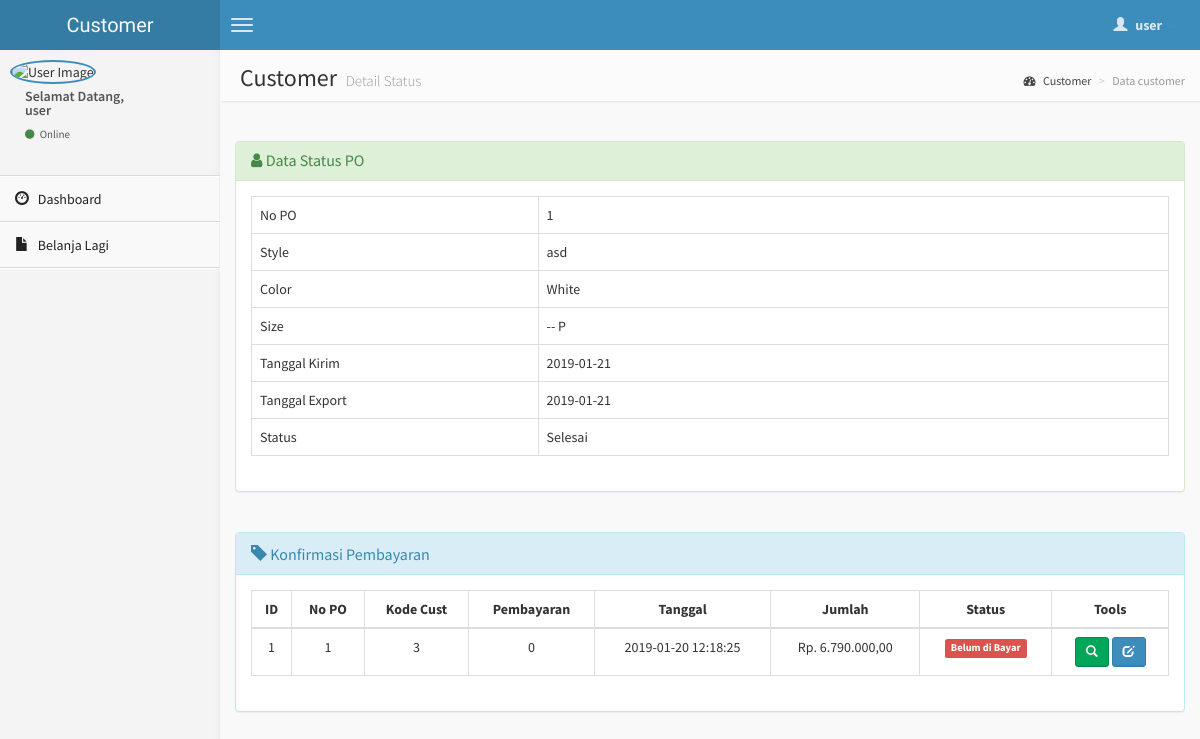
The app's page /customer/status-po.php?hal=status&kd=1 (signed in) with its own data.
### tables this page shows
CREATE TABLE `po` (
  `nopo` varchar(20) NOT NULL,
  `style` varchar(10) NOT NULL,
  `color` varchar(20) NOT NULL,
  `size` varchar(4) NOT NULL,
  `tanggalkirim` date NOT NULL,
  `tanggalexport` date NOT NULL,
  `status` text NOT NULL
);

CREATE TABLE `konfirmasi` (
  `id_kon` int(6) NOT NULL,
  `nopo` varchar(20) NOT NULL,
  `kd_cus` varchar(20) NOT NULL,
  `bayar_via` varchar(20) NOT NULL,
  `tanggal` datetime NOT NULL,
  `jumlah` int(10) NOT NULL,
  `bukti_transfer` text NOT NULL,
  `status` enum('Bayar','Belum') NOT NULL
);

### customer/status-po.php (the view, shortened to what this page needs)
<?php
if (empty($_SESSION['username'])){
	header('location:../index.php');
} else {
?>
<!DOCTYPE html>
<html>
    <head>
        <link href="../assets/dist/css/bootstrap.css" rel="stylesheet" type="text/css" />
        <link href="//cdnjs.cloudflare.com/ajax/libs/font-awesome/4.1.0/css/font-awesome.min.css" rel="stylesheet" type="text/css" />
        <link href="//code.ionicframework.com/ionicons/1.5.2/css/ionicons.min.css" rel="stylesheet" type="text/css" />
        <link href="../assets/css/morris/morris.css" rel="stylesheet" type="text/css" />
        <link href="../assets/css/jvectormap/jquery-jvectormap-1.2.2.css" rel="stylesheet" type="text/css" />
        <link href="../assets/css/datepicker/datepicker3.css" rel="stylesheet" type="text/css" />
        <link href="../assets/css/daterangepicker/daterangepicker-bs3.css" rel="stylesheet" type="text/css" />
        <link href="../assets/css/bootstrap-wysihtml5/bootstrap3-wysihtml5.min.css" rel="stylesheet" type="text/css" />
        <link href="../assets/css/AdminLTE.css" rel="stylesheet" type="text/css" />
        <link rel="stylesheet" href="../assets/datatables/dataTables.bootstrap.css"/>
    </head>
    <body class="skin-blue">
        <header class="header">
            <a href="index.php" class="logo">
                Customer
            </a>
            <nav class="navbar navbar-static-top" role="navigation">
                <a href="#" class="navbar-btn sidebar-toggle" data-toggle="offcanvas" role="button">
                    <span class="icon-bar"></span>
                    <span class="icon-bar"></span>
                    <span class="icon-bar"></span>
                </a>
                <div class="navbar-right">
                    <ul class="nav navbar-nav">
                        <li class="dropdown user user-menu">
                            <a href="#" class="dropdown-toggle" data-toggle="dropdown">
                                <i class="glyphicon glyphicon-user"></i>
                                <span><?php echo $_SESSION['fullname']; ?> <i class="caret"></i></span>
                            </a>
<?php } ?>
                        </li>
                    </ul>
                </div>
            </nav>
        </header>
        <div class="wrapper row-offcanvas row-offcanvas-left">
            <aside class="left-side sidebar-offcanvas">
                <section class="sidebar">
                    <div class="user-panel">
                        <div class="pull-left image">
                            <img src="<?php echo $_SESSION['gambar']; ?>" class="img-circle" alt="User Image" style="border: 2px solid #3C8DBC;" />
                        </div>
                        <div class="pull-left info">
                            <p>Selamat Datang,<br /><?php echo $_SESSION['fullname']; ?></p>
                            <a href="#"><i class="fa fa-circle text-success"></i> Online</a>
                        </div>
                    </div>
                    <?php include "menu.php"; ?>
                </section>
            </aside>
            <aside class="right-side">
                <section class="content-header">
                    <h1>
                        Customer
                        <small>Detail Status</small>
                    </h1>
                    <ol class="breadcrumb">
                        <li><a href="#"><i class="fa fa-dashboard"></i> Customer</a></li>
                        <li class="active">Data customer</li>
                    </ol>
                </section>
            <section class="content">
                <br />
                <div class="row">
                    <div class="col-lg-12">
                        <div class="panel panel-success">
                            <div class="panel-heading">
                            <h3 class="panel-title"><i class="fa fa-user"></i> Data Status PO </h3>
                                </div>
                                <?php
                                $query = mysqli_query($koneksi, "SELECT * FROM po WHERE nopo='$_GET[kd]'");
                                $data  = mysqli_fetch_array($query);
                                ?>
                                <div class="panel-body">
                                <table id="example" class="table table-hover table-bordered">
                                    <tr>
                                    <td>No PO</td>
                                    <td><?php echo $data['nopo']; ?></td>
                                    </tr>
                                    <tr>
                                    <td width="250">Style</td>
                                    <td width="550"><?php echo $data['style']; ?></td>
                                    </tr>
                                    <tr>
                                    <td>Color</td>
                                    <td><?php echo $data['color']; ?></td>
                                    </tr>
                                    <tr>
                                    <td>Size</td>
                                    <td><?php echo $data['size']; ?></td>
                                    </tr>
                                    <tr>
                                    <td>Tanggal Kirim</td>
                                    <td><?php echo $data['tanggalkirim']; ?></td>
                                    </tr>
                                    <tr>
                                    <td>Tanggal Export</td>
                                    <td><?php echo $data['tanggalexport']; ?></td>
                                    </tr>
                                    <tr>
                                    <td>Status</td>
                                    <td><?php echo $data['status']; ?></td>
                                    </tr>
                                </table>
                            </div>
                        </div>
                    </div>
                </div>
            </section>
            <section class="col-lg-12 connectedSortable">
                <div class="panel panel-info">
                <div class="panel-heading">
                <h3 class="panel-title"><span class="glyphicon glyphicon-tag"></span> Konfirmasi Pembayaran </h3>
                </div>
                <div class="panel-body">
                    <?php
                    $query3="SELECT * from konfirmasi where nopo='$_GET[kd]'";
                    $hasil2=mysqli_query($koneksi, $query3) or die(mysqli_error());
                    ?>
                    <table id="example" class="table table-hover table-bordered">
                    <thead>
                    <tr>
                    <th><center>ID </center></th>
                    <th><center>No PO</i></center></th>
                    <th><center>Kode Cust </center></th>
                    <th><center>Pembayaran</center></th>
                    <th><center>Tanggal </center></th>
                    <th><center>Jumlah </center></th>
                    <th><center>Status</center></th>
                    <th><center>Tools </center></th>
                    </tr>
                    </thead>
                    <?php
                    while($data2=mysqli_fetch_array($hasil2))
                    { ?>
                    <tbody>
                    <td><center><?php echo $data2['id_kon'];?></center></td>
                    <td><center><?php echo $data2['nopo'];?></center></td>
                    <td><center><?php echo $data2['kd_cus'];?></center></td>
                    <td><center><?php echo $data2['bayar_via'];?></center></td>
                    <td><center><?php echo $data2['tanggal'];?></center></td>
                    <td><center>Rp. <?php echo number_format($data2['jumlah'],2,",",".");?></center></td>
                    <td><center><?php
                    if($data2['status'] == 'Bayar'){
                    echo '<span class="label label-success">Sudah di Bayar</span>';
                    }
                    else if ($data2['status'] == 'Belum' ){
                    echo '<span class="label label-danger">Belum di Bayar</span>';
                    }
                    ?>
                    </center></td>
                    <td><center><div id="thanks"><a class="btn btn-sm btn-success" data-placement="bottom" data-toggle="tooltip" title="Detail Pembayaran" href="detail-konfirmasi.php?hal=detail&kd=<?php echo $data2['id_kon'];?>"><span class="glyphicon glyphicon-search"></span></a>
                    <a class="btn btn-sm btn-primary" data-placement="bottom" data-toggle="tooltip" title="Konfirmasi Prmbayaran" href="edit-konfirmasi.php?hal=edit&kode=<?php echo $data2['id_kon'];?>"><span class="glyphicon glyphicon-edit"></span></a>
                    </div></center></td>
                    </tr></div>
                    <?php
                    }
                    ?>
                </div>
            </section>
            </aside>
        </div>
    </body>
</html>

### records on screen
po: nopo "1", style "asd", color "White", size "-- P", tanggalkirim "2019-01-21", tanggalexport "2019-01-21", status "Selesai"
konfirmasi: id_kon "1", nopo "1", kd_cus "3", bayar_via "0", tanggal "2019-01-20 12:18:25", jumlah "6.790.000,00", status "Belum di Bayar"

### other values on screen
$_SESSION['fullname'] "user"
